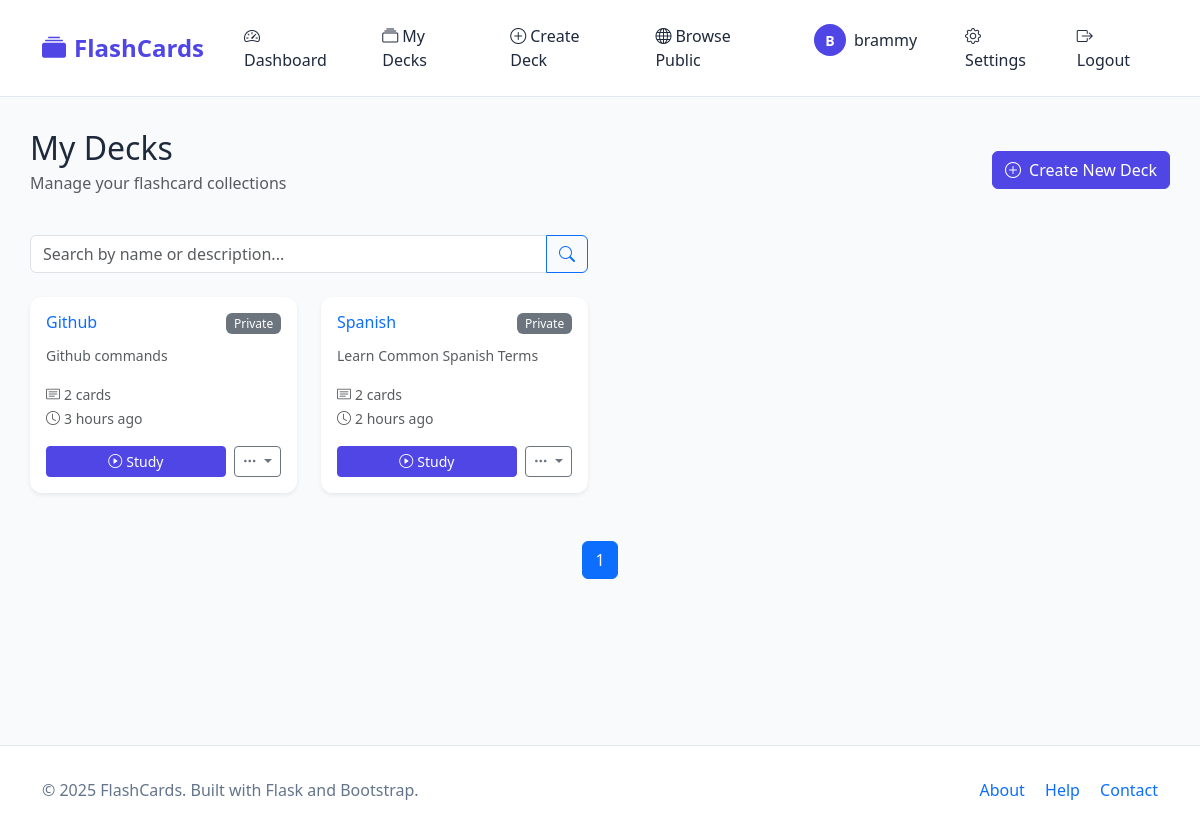
The page /decks/ (signed in) on the database its author committed.
### app/models/user.py (models this page shows, shortened)
class User(UserMixin, BaseModel):
    __tablename__ = 'users'
    username = db.Column(db.String(80), unique=True, nullable=False)
    email = db.Column(db.String(120), unique=True, nullable=False)
    password_hash = db.Column(db.String(255), nullable=False)
    is_active = db.Column(db.Boolean, default=True, nullable=False)
    decks = db.relationship('Deck', backref='owner', lazy=True, cascade='all, delete-orphan')

### app/models/deck.py (models this page shows, shortened)
class Deck(BaseModel):
    __tablename__ = 'decks'
    name = db.Column(db.String(100), nullable=False)
    description = db.Column(db.Text)
    is_public = db.Column(db.Boolean, default=False, nullable=False)
    user_id = db.Column(db.Integer, db.ForeignKey('users.id'), nullable=False)
    flashcards = db.relationship('Flashcard', backref='deck', lazy=True, cascade='all, delete-orphan')
    def get_card_count(self):
        return len(self.flashcards)
    def can_be_studied(self):
        return self.get_card_count() > 0

### app/views/decks.py (the view)
@decks_bp.route('/')
@login_required
def index():
    page = request.args.get('page', 1, type=int)
    search_form = DeckSearchForm()
    query = request.args.get('query', '')
    if query:
        decks = DeckService.search_decks(
            query=query,
            user_id=current_user.id,
            include_public=True
        )
        pagination = None
    else:
        pagination = DeckService.get_user_decks(
            user_id=current_user.id,
            page=page,
            per_page=Config.DECKS_PER_PAGE
        )
        decks = pagination.items
    return render_template(
        'decks/index.html',
        title='My Decks',
        decks=decks,
        pagination=pagination,
        search_form=search_form,
        query=query
    )

### app/forms/deck_forms.py
class DeckSearchForm(BaseForm):
    query = StringField(
        'Search Decks',
        validators=[Length(max=100)],
        render_kw={
            'placeholder': 'Search by name or description...',
            'class': 'form-control'
        }
    )
    include_public = BooleanField(
        'Include public decks',
        default=True,
        render_kw={'class': 'form-check-input'}
    )
    submit = SubmitField(
        'Search',
        render_kw={'class': 'btn btn-outline-primary'}
    )

### app/__init__.py (called while the page is built)
def create_app(config_name=None):
    if config_name is None:
        config_name = os.environ.get('FLASK_ENV', 'development')
    app = Flask(__name__)
    app.config.from_object(config[config_name])
    db.init_app(app)
    migrate.init_app(app)
    login_manager.init_app(app)
    csrf.init_app(app)  # Add this line
    register_routes(app)
    register_template_helpers(app)
    @login_manager.user_loader
    def load_user(user_id):
        from app.models import User
        return User.query.get(int(user_id))
    with app.app_context():
        db.create_all()
    return app

### app/services/base_service.py (called while the page is built)
    @classmethod
    def get_paginated(cls, page=1, per_page=20, **filters):
        query = cls.model.query
        for key, value in filters.items():
            if hasattr(cls.model, key) and value is not None:
                query = query.filter(getattr(cls.model, key) == value)
        return query.paginate(
            page=page,
            per_page=per_page,
            error_out=False
        )

### app/services/deck_service.py (called while the page is built)
    @classmethod
    def get_user_decks(cls, user_id, page=1, per_page=12):
        return cls.get_paginated(page=page, per_page=per_page, user_id=user_id)

### app/utils/helpers.py (called while the page is built)
def time_ago(dt):
    if not dt:
        return 'Unknown'
    now = datetime.utcnow()
    diff = now - dt
    days = diff.days
    seconds = diff.seconds
    if days > 365:
        years = days // 365
        return f"{years} year{'s' if years > 1 else ''} ago"
    elif days > 30:
        months = days // 30
        return f"{months} month{'s' if months > 1 else ''} ago"
    elif days > 0:
        return f"{days} day{'s' if days > 1 else ''} ago"
    elif seconds > 3600:
        hours = seconds // 3600
        return f"{hours} hour{'s' if hours > 1 else ''} ago"
    elif seconds > 60:
        minutes = seconds // 60
        return f"{minutes} minute{'s' if minutes > 1 else ''} ago"
    else:
        return "Just now"

### app/templates/decks/index.html (shortened to what this page needs)
{% extends "base.html" %}
{% block content %}
<div class="row mb-4">
    <div class="col-12">
        <div class="d-flex justify-content-between align-items-center">
            <div>
                <h1 class="h2 mb-1">My Decks</h1>
                <p class="text-muted">Manage your flashcard collections</p>
            </div>
            <div>
                <a href="{{ url_for('decks.create') }}" class="btn btn-primary">
                    <i class="bi bi-plus-circle me-2"></i>Create New Deck
                </a>
            </div>
        </div>
    </div>
</div>
<div class="row mb-4">
    <div class="col-md-6">
        <form method="GET" class="d-flex">
            <div class="input-group">
                {{ search_form.query(class="form-control", value=query) }}
                <button class="btn btn-outline-primary" type="submit">
                    <i class="bi bi-search"></i>
                </button>
            </div>
        </form>
    </div>
</div>
{% if decks %}
<div class="row">
    {% for deck in decks %}
    <div class="col-md-4 col-lg-3 mb-4">
        <div class="card h-100 border-0 shadow-sm">
            <div class="card-body d-flex flex-column">
                <div class="d-flex justify-content-between align-items-start mb-2">
                    <h6 class="card-title mb-1">
                        <a href="{{ url_for('decks.view', id=deck.id) }}" class="text-decoration-none">
                            {{ deck.name }}
                        </a>
                    </h6>
                    {% if deck.is_public %}
                        <span class="badge bg-success">Public</span>
                    {% else %}
                        <span class="badge bg-secondary">Private</span>
                    {% endif %}
                </div>
                <p class="card-text text-muted small flex-grow-1">
                    {% if deck.description %}
                        {{ deck.description[:80] }}{% if deck.description|length > 80 %}...{% endif %}
                    {% else %}
                        No description
                    {% endif %}
                </p>
                <div class="mb-3">
                    <small class="text-muted">
                        <i class="bi bi-card-text me-1"></i>{{ deck.get_card_count() }} {{ deck.get_card_count()|pluralize('card', 'cards') }}
                    </small>
                    <br>
                    <small class="text-muted">
                        <i class="bi bi-clock me-1"></i>{{ deck.created_at|timeago }}
                    </small>
                </div>
                <div class="d-flex gap-2 mt-auto">
                    {% if deck.can_be_studied() %}
                    <a href="{{ url_for('study.start', deck_id=deck.id) }}" class="btn btn-primary btn-sm flex-fill">
                        <i class="bi bi-play-circle me-1"></i>Study
                    </a>
                    {% else %}
                    <span class="btn btn-outline-secondary btn-sm flex-fill disabled">
                        <i class="bi bi-plus me-1"></i>Add Cards
                    </span>
                    {% endif %}
                    <div class="btn-group">
                        <button type="button" class="btn btn-outline-secondary btn-sm dropdown-toggle" data-bs-toggle="dropdown">
                            <i class="bi bi-three-dots"></i>
                        </button>
                    </div>
                </div>
            </div>
        </div>
    </div>
    {% endfor %}
</div>
{% if pagination %}
<div class="row mt-4">
    <div class="col-12">
        <nav aria-label="Decks pagination">
            <ul class="pagination justify-content-center">
                {% for page_num in pagination.iter_pages() %}
                    {% if page_num %}
                        {% if page_num != pagination.page %}
                            <li class="page-item">
                                <a class="page-link" href="{{ url_for('decks.index', page=page_num) }}">{{ page_num }}</a>
                            </li>
                        {% else %}
                            <li class="page-item active">
                                <span class="page-link">{{ page_num }}</span>
                            </li>
                        {% endif %}
                    {% else %}
                        <li class="page-item disabled">
                            <span class="page-link">…</span>
                        </li>
                    {% endif %}
                {% endfor %}
            </ul>
        </nav>
    </div>
</div>
{% endif %}
{% endif %}
{% endblock %}

### app/templates/base.html (shortened to what this page needs)
<!DOCTYPE html>
<html lang="en">
<head>
    <link href="https://cdn.jsdelivr.net/npm/bootstrap@5.3.0/dist/css/bootstrap.min.css" rel="stylesheet">
    <link rel="stylesheet" href="https://cdn.jsdelivr.net/npm/bootstrap-icons@1.10.0/font/bootstrap-icons.css">
    <link rel="stylesheet" href="{{ url_for('static', filename='css/base.css') }}">
</head>
<body>
    <nav class="navbar navbar-expand-lg navbar-light">
        <div class="container">
            <a class="navbar-brand" href="{{ url_for('main.index') }}">
                <i class="bi bi-collection-fill me-2"></i>FlashCards
            </a>
            <div class="collapse navbar-collapse" id="navbarNav">
                <ul class="navbar-nav me-auto">
                    {% if current_user.is_authenticated %}
                        <li class="nav-item">
                            <a class="nav-link" href="{{ url_for('main.dashboard') }}">
                                <i class="bi bi-speedometer2 me-1"></i>Dashboard
                            </a>
                        </li>
                        <li class="nav-item">
                            <a class="nav-link" href="{{ url_for('decks.index') }}">
                                <i class="bi bi-collection me-1"></i>My Decks
                            </a>
                        </li>
                        <li class="nav-item">
                            <a class="nav-link" href="{{ url_for('decks.create') }}">
                                <i class="bi bi-plus-circle me-1"></i>Create Deck
                            </a>
                        </li>
                        <li class="nav-item">
                            <a class="nav-link" href="{{ url_for('decks.public') }}">
                                <i class="bi bi-globe me-1"></i>Browse Public
                            </a>
                        </li>
                    {% endif %}
                </ul>
                <ul class="navbar-nav">
                    {% if current_user.is_authenticated %}
                        <li class="nav-item">
                            <a class="nav-link" href="{{ url_for('auth.profile') }}">
                                <div class="user-profile">
                                    <div class="user-avatar">{{ current_user.username[0].upper() }}</div>
                                    <span>{{ current_user.username }}</span>
                                </div>
                            </a>
                        </li>
                        <li class="nav-item">
                            <a class="nav-link" href="{{ url_for('auth.account') }}">
                                <i class="bi bi-gear me-1"></i>Settings
                            </a>
                        </li>
                        <li class="nav-item">
                            <a class="nav-link" href="{{ url_for('auth.logout') }}">
                                <i class="bi bi-box-arrow-right me-1"></i>Logout
                            </a>
                        </li>
                    {% endif %}
                </ul>
            </div>
        </div>
    </nav>
    <div class="container main-content">
        {% block content %}{% endblock %}
    </div>
    <footer class="footer">
        <div class="container">
            <div class="row">
                <div class="col-md-6">
                    <p class="mb-0">&copy; 2025 FlashCards. Built with Flask and Bootstrap.</p>
                </div>
                <div class="col-md-6 text-md-end">
                    <a href="{{ url_for('main.about') }}" class="text-decoration-none me-3">About</a>
                    <a href="{{ url_for('main.help') }}" class="text-decoration-none me-3">Help</a>
                    <a href="#" class="text-decoration-none">Contact</a>
                </div>
            </div>
        </div>
    </footer>
</body>
</html>

### app/templates/base.html (style rules this page uses)
:root { --primary-color: #4f46e5; --primary-hover: #4338ca; --secondary-color: #f8fafc; --text-color: #1e293b; --border-color: #e2e8f0; }
body { font-family: 'Segoe UI', Tahoma, Geneva, Verdana, sans-serif; background-color: var(--secondary-color); color: var(--text-color); }
.navbar-brand { font-weight: 700; font-size: 1.5rem; color: var(--primary-color) !important; }
.navbar { background-color: white !important; border-bottom: 1px solid var(--border-color); padding: 1rem 0; }
.nav-link { color: var(--text-color) !important; font-weight: 500; margin: 0 0.5rem; padding: 0.5rem 1rem !important; border-radius: 0.5rem; transition: all 0.3s ease; }
.btn-primary { background-color: var(--primary-color); border-color: var(--primary-color); }
.card { border: none; box-shadow: 0 1px 3px rgba(0, 0, 0, 0.1); border-radius: 0.75rem; }
.main-content { min-height: calc(100vh - 200px); padding: 2rem 0; }
.badge { font-weight: 500; }
.footer { background-color: white; border-top: 1px solid var(--border-color); padding: 2rem 0; margin-top: 3rem; color: #64748b; }
.user-profile { display: flex; align-items: center; gap: 0.5rem; }
.user-avatar { width: 32px; height: 32px; background-color: var(--primary-color); border-radius: 50%; display: flex; align-items: center; justify-content: center; color: white; font-weight: 600; font-size: 0.875rem; }

### rows shown on the page
User: username "B", username "brammy"
Deck: name "Github", is_public "Private", description "Github commands", get_card_count "2", created_at "3 hours ago"
Deck: name "Spanish", is_public "Private", description "Learn Common Spanish Terms", get_card_count "2", created_at "2 hours ago"

### other values the page prints
{{ page_num }} "1"
